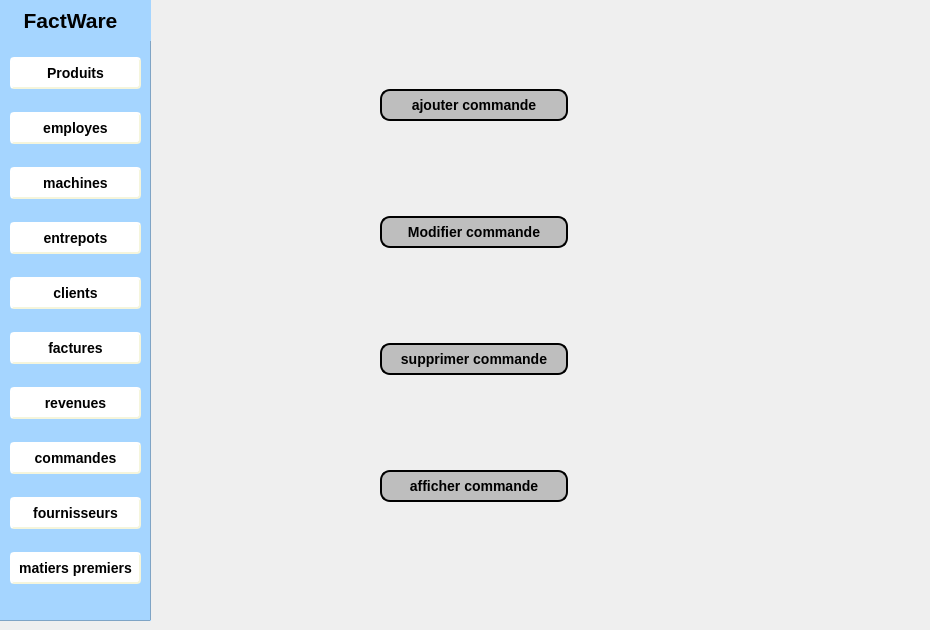
    <widget class="QWidget" name="page_5">
     <widget class="QLabel" name="label_27">
      <property name="geometry">
       <rect>
        <x>150</x>
        <y>0</y>
        <width>771</width>
        <height>621</height>
       </rect>
      </property>
      <property name="text">
       <string/>
      </property>
      <property name="pixmap">
       <pixmap>../../Desktop/images qt/commandes.png</pixmap>
      </property>
      <property name="scaledContents">
       <bool>true</bool>
      </property>
     </widget>
     <widget class="QFrame" name="frame_4">
      <property name="geometry">
       <rect>
        <x>-10</x>
        <y>0</y>
        <width>161</width>
        <height>621</height>
       </rect>
      </property>
      <property name="styleSheet">
       <string notr="true">QFrame{
background-color:rgb(165, 213, 255);}</string>
      </property>
      <property name="frameShape">
       <enum>QFrame::StyledPanel</enum>
      </property>
      <property name="frameShadow">
       <enum>QFrame::Raised</enum>
      </property>
      <widget class="QLabel" name="label_10">
       <property name="geometry">
        <rect>
         <x>0</x>
         <y>0</y>
         <width>161</width>
         <height>41</height>
        </rect>
       </property>
       <property name="text">
        <string>&lt;html&gt;&lt;head/&gt;&lt;body&gt;&lt;p align=&quot;center&quot;&gt;&lt;span style=&quot; font-size:16pt; font-weight:600;&quot;&gt;FactWare&lt;/span&gt;&lt;/p&gt;&lt;/body&gt;&lt;/html&gt;</string>
       </property>
      </widget>
      <widget class="QWidget" name="layoutWidget_6">
       <property name="geometry">
        <rect>
         <x>20</x>
         <y>40</y>
         <width>131</width>
         <height>561</height>
        </rect>
       </property>
       <layout class="QVBoxLayout" name="verticalLayout_7">
        <item>
         <widget class="QPushButton" name="pushButton_58">
          <property name="styleSheet">
           <string notr="true">QPushButton {
    background-color: white;
    border-style: outset;
    border-width: 2px;
    border-radius: 4px;
    border-color: beige;
    font: bold 14px;
    min-width: 5em;
    padding: 6px;
}
QPushButton:pressed {
    background-color:gray;
    border-style: inset;
}</string>
          </property>
          <property name="text">
           <string>Produits</string>
          </property>
         </widget>
        </item>
        <item>
         <widget class="QPushButton" name="pushButton_61">
          <property name="styleSheet">
           <string notr="true">QPushButton {
    background-color: white;
    border-style: outset;
    border-width: 2px;
    border-radius: 4px;
    border-color: beige;
    font: bold 14px;
    min-width: 5em;
    padding: 6px;
}
QPushButton:pressed {
    background-color:gray;
    border-style: inset;
}</string>
          </property>
          <property name="text">
           <string>employes</string>
          </property>
         </widget>
        </item>
        <item>
         <widget class="QPushButton" name="pushButton_62">
          <property name="styleSheet">
           <string notr="true">QPushButton {
    background-color: white;
    border-style: outset;
    border-width: 2px;
    border-radius: 4px;
    border-color: beige;
    font: bold 14px;
    min-width: 5em;
    padding: 6px;
}
QPushButton:pressed {
    background-color:gray;
    border-style: inset;
}</string>
          </property>
          <property name="text">
           <string>machines</string>
          </property>
         </widget>
        </item>
        <item>
         <widget class="QPushButton" name="pushButton_63">
          <property name="styleSheet">
           <string notr="true">QPushButton {
    background-color: white;
    border-style: outset;
    border-width: 2px;
    border-radius: 4px;
    border-color: beige;
    font: bold 14px;
    min-width: 5em;
    padding: 6px;
}
QPushButton:pressed {
    background-color:gray;
    border-style: inset;
}</string>
          </property>
          <property name="text">
           <string>entrepots</string>
          </property>
         </widget>
        </item>
        <item>
         <widget class="QPushButton" name="client_3">
          <property name="styleSheet">
           <string notr="true">QPushButton {
    background-color: white;
    border-style: outset;
    border-width: 2px;
    border-radius: 4px;
    border-color: beige;
    font: bold 14px;
    min-width: 5em;
    padding: 6px;
}
QPushButton:pressed {
    background-color:gray;
    border-style: inset;
}</string>
          </property>
          <property name="text">
           <string>clients</string>
          </property>
         </widget>
        </item>
        <item>
         <widget class="QPushButton" name="pushButton_64">
          <property name="styleSheet">
           <string notr="true">QPushButton {
    background-color: white;
    border-style: outset;
    border-width: 2px;
    border-radius: 4px;
    border-color: beige;
    font: bold 14px;
    min-width: 5em;
    padding: 6px;
}
QPushButton:pressed {
    background-color:gray;
    border-style: inset;
}</string>
          </property>
          <property name="text">
           <string>factures</string>
          </property>
         </widget>
        </item>
        <item>
         <widget class="QPushButton" name="pushButton_65">
          <property name="styleSheet">
           <string notr="true">QPushButton {
    background-color: white;
    border-style: outset;
    border-width: 2px;
    border-radius: 4px;
    border-color: beige;
    font: bold 14px;
    min-width: 5em;
    padding: 6px;
}
QPushButton:pressed {
    background-color:gray;
    border-style: inset;
}</string>
          </property>
          <property name="text">
           <string>revenues</string>
          </property>
         </widget>
        </item>
        <item>
         <widget class="QPushButton" name="pushButton_66">
          <property name="styleSheet">
           <string notr="true">QPushButton {
    background-color: white;
    border-style: outset;
    border-width: 2px;
    border-radius: 4px;
    border-color: beige;
    font: bold 14px;
    min-width: 5em;
    padding: 6px;
}
QPushButton:pressed {
    background-color:gray;
    border-style: inset;
}</string>
          </property>
          <property name="text">
           <string>commandes</string>
          </property>
          <property name="icon">
           <iconset>
            <normaloff>../../Desktop/images qt/fleche_droite.png</normaloff>../../Desktop/images qt/fleche_droite.png</iconset>
          </property>
          <property name="checkable">
           <bool>false</bool>
          </property>
         </widget>
        </item>
        <item>
         <widget class="QPushButton" name="pushButton_67">
          <property name="styleSheet">
           <string notr="true">QPushButton {
    background-color: white;
    border-style: outset;
    border-width: 2px;
    border-radius: 4px;
    border-color: beige;
    font: bold 14px;
    min-width: 5em;
    padding: 6px;
}
QPushButton:pressed {
    background-color:gray;
    border-style: inset;
}</string>
          </property>
          <property name="text">
           <string>fournisseurs</string>
          </property>
         </widget>
        </item>
        <item>
         <widget class="QPushButton" name="pushButton_68">
          <property name="styleSheet">
           <string notr="true">QPushButton {
    background-color: white;
    border-style: outset;
    border-width: 2px;
    border-radius: 4px;
    border-color: beige;
    font: bold 14px;
    min-width: 5em;
    padding: 6px;
}
QPushButton:pressed {
    background-color:gray;
    border-style: inset;
}</string>
          </property>
          <property name="text">
           <string>matiers premiers</string>
          </property>
         </widget>
        </item>
       </layout>
      </widget>
     </widget>
     <widget class="QWidget" name="layoutWidget_7">
      <property name="geometry">
       <rect>
        <x>380</x>
        <y>0</y>
        <width>188</width>
        <height>591</height>
       </rect>
      </property>
      <layout class="QVBoxLayout" name="verticalLayout_10">
       <item>
        <widget class="QPushButton" name="ajouter_2">
         <property name="cursor">
          <cursorShape>PointingHandCursor</cursorShape>
         </property>
         <property name="styleSheet">
          <string notr="true">QPushButton {
	font: 75 10pt &quot;MS Shell Dlg 2&quot;;
 background-color: rgb(190, 190, 190);
    border-style: outset;
    border-width: 2px;
    border-radius: 10px;
    border-color: black;
    font: bold 14px;
    min-width: 10em;
    padding: 6px;
}
QPushButton:pressed {
    background-color:(255, 255, 255, 10);
    border-style: inset;
  border-color: beige;
}</string>
         </property>
         <property name="text">
          <string>ajouter commande</string>
         </property>
         <property name="icon">
          <iconset>
           <normaloff>../../Desktop/images qt/icon1.png</normaloff>../../Desktop/images qt/icon1.png</iconset>
         </property>
        </widget>
       </item>
       <item>
        <widget class="QPushButton" name="modifier_2">
         <property name="cursor">
          <cursorShape>PointingHandCursor</cursorShape>
         </property>
         <property name="styleSheet">
          <string notr="true">QPushButton {
	font: 75 10pt &quot;MS Shell Dlg 2&quot;;
    background-color: rgb(190, 190, 190);
    border-style: outset;
    border-width: 2px;
    border-radius: 10px;
    border-color: black;
    font: bold 14px;
    min-width: 10em;
    padding: 6px;
}
QPushButton:pressed {
    background-color:(255, 255, 255, 10);
    border-style: inset;
  border-color: beige;
}</string>
         </property>
         <property name="text">
          <string>Modifier commande</string>
         </property>
         <property name="icon">
          <iconset>
           <normaloff>../../Desktop/images qt/icon2.png</normaloff>../../Desktop/images qt/icon2.png</iconset>
         </property>
        </widget>
       </item>
       <item>
        <widget class="QPushButton" name="supprimer_2">
         <property name="cursor">
          <cursorShape>PointingHandCursor</cursorShape>
         </property>
         <property name="styleSheet">
          <string notr="true">QPushButton {
	font: 75 10pt &quot;MS Shell Dlg 2&quot;;
    background-color: rgb(190, 190, 190);
    border-style: outset;
    border-width: 2px;
    border-radius: 10px;
    border-color: black;
    font: bold 14px;
    min-width: 10em;
    padding: 6px;
}
QPushButton:pressed {
    background-color:(255, 255, 255, 10);
    border-style: inset;
  border-color: beige;
}</string>
         </property>
         <property name="text">
          <string>supprimer commande</string>
         </property>
         <property name="icon">
          <iconset>
           <normaloff>../../Desktop/images qt/icon3.png</normaloff>../../Desktop/images qt/icon3.png</iconset>
         </property>
        </widget>
       </item>
       <item>
        <widget class="QPushButton" name="afficher_2">
         <property name="cursor">
          <cursorShape>PointingHandCursor</cursorShape>
         </property>
         <property name="styleSheet">
          <string notr="true">QPushButton {
	font: 75 10pt &quot;MS Shell Dlg 2&quot;;
    background-color: rgb(190, 190, 190);
    border-style: outset;
    border-width: 2px;
    border-radius: 10px;
    border-color: black;
    font: bold 14px;
    min-width: 10em;
    padding: 6px;
}
QPushButton:pressed {
    background-color:(255, 255, 255, 10);
    border-style: inset;
  border-color: beige;
}</string>
         </property>
         <property name="text">
          <string>afficher commande</string>
         </property>
         <property name="icon">
          <iconset>
           <normaloff>../../Desktop/images qt/icon4.png</normaloff>../../Desktop/images qt/icon4.png</iconset>
         </property>
        </widget>
       </item>
      </layout>
     </widget>
    </widget>
